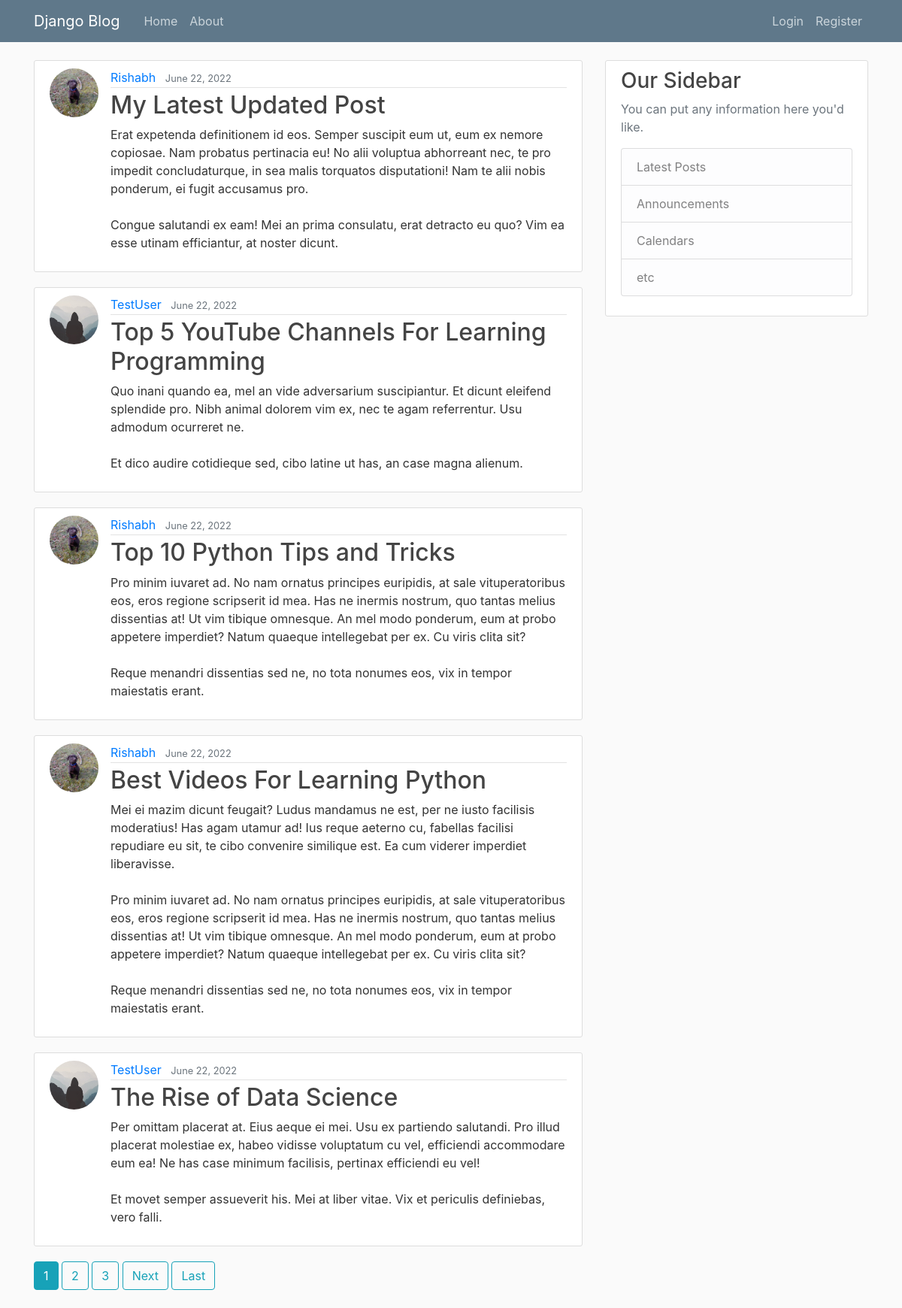
Before: / with the older database file.
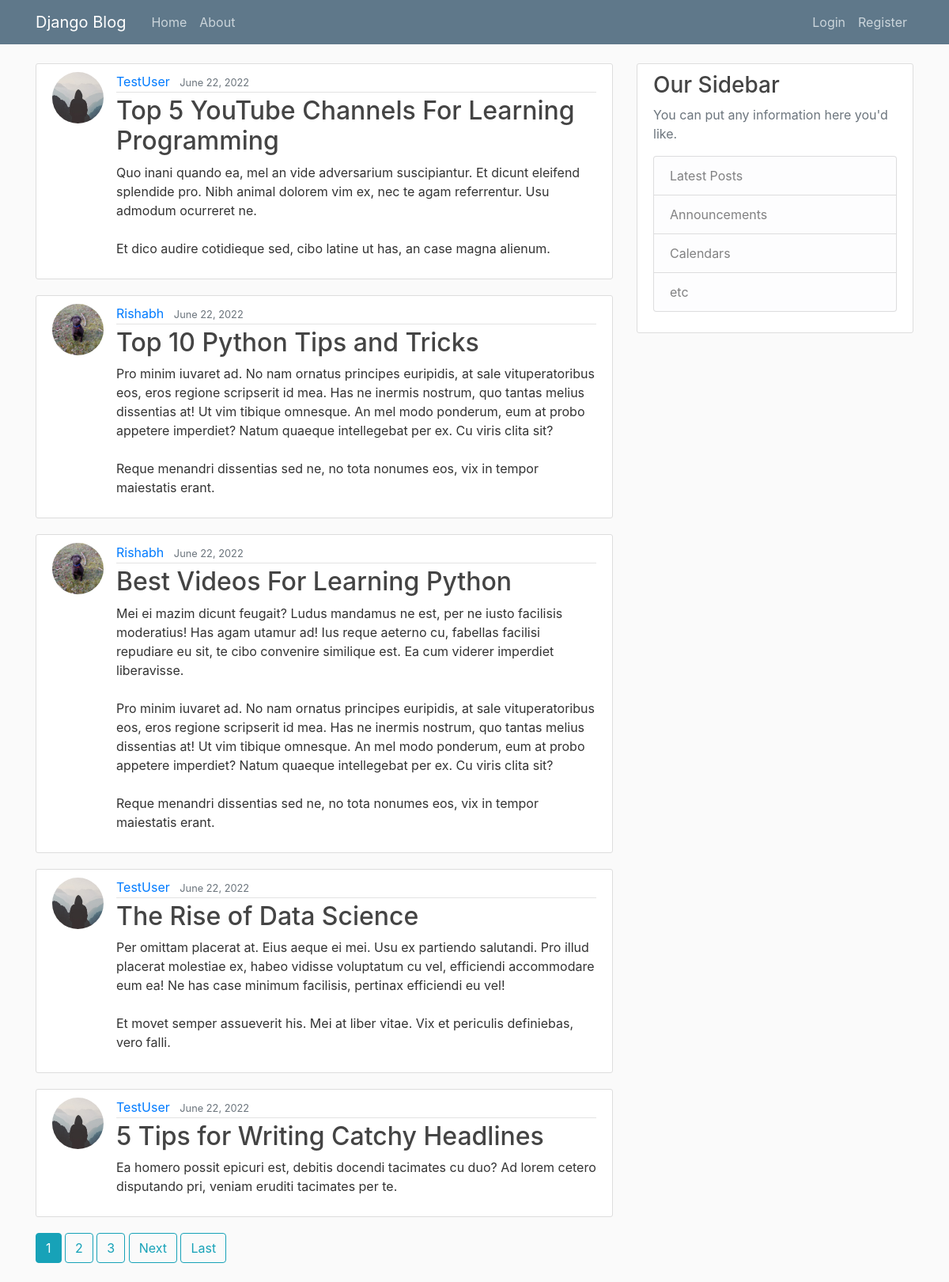
After: the same page with the newer database file.
### blog/models.py (models this page shows, shortened)
class Post(models.Model):
    title = models.CharField(max_length=100)
    content = models.TextField()
    date_posted = models.DateTimeField(default=timezone.now)
    author = models.ForeignKey(User, on_delete=models.CASCADE)

### users/models.py (models this page shows, shortened)
class Profile(models.Model):
    user = models.OneToOneField(User, on_delete=models.CASCADE)
    image = models.ImageField(default='default.jpg', upload_to='profile_pics')

### blog/views.py (the view)
# urls.py: path('', PostListView.as_view(), name='blog-home'),
class PostListView(ListView):
    model = Post
    template_name = 'blog/home.html'  # <app>/<model>_<viewtype>.html
    context_object_name = 'posts'
    ordering = ['-date_posted']
    paginate_by = 5

### blog/templates/blog/home.html (shortened to what this page needs)
{% extends "blog/base.html" %}
{% block content %}
    {% for post in posts %}
        <article class="media content-section">
          <img class="rounded-circle article-img" src="{{ post.author.profile.image.url }}">
          <div class="media-body">
            <div class="article-metadata">
              <a class="mr-2" href="{% url 'user-posts' post.author.username %}">{{ post.author }}</a>
              <small class="text-muted">{{ post.date_posted|date:"F d, Y" }}</small>
            </div>
            <h2><a class="article-title" href="{% url 'post-detail' post.id %}">{{ post.title }}</a></h2>
            <p class="article-content">{{ post.content }}</p>
          </div>
        </article>
    {% endfor %}
    {% if is_paginated %}
      {% for num in page_obj.paginator.page_range %}
        {% if page_obj.number == num %}
          <a class="btn btn-info mb-4" href="?page={{ num }}">{{ num }}</a>
        {% elif num > page_obj.number|add:'-3' and num < page_obj.number|add:'3' %}
          <a class="btn btn-outline-info mb-4" href="?page={{ num }}">{{ num }}</a>
        {% endif %}
      {% endfor %}
      {% if page_obj.has_next %}
        <a class="btn btn-outline-info mb-4" href="?page={{ page_obj.next_page_number }}">Next</a>
        <a class="btn btn-outline-info mb-4" href="?page={{ page_obj.paginator.num_pages }}">Last</a>
      {% endif %}
    {% endif %}
{% endblock content %}

### blog/templates/blog/base.html (shortened to what this page needs)
{% load static %}
<!DOCTYPE html>
<html>
<head>
    <link rel="stylesheet" href="https://maxcdn.bootstrapcdn.com/bootstrap/4.0.0/css/bootstrap.min.css">
    <link rel="stylesheet" type="text/css" href="{% static 'blog/main.css' %}">
</head>
<body>
    <header class="site-header">
      <nav class="navbar navbar-expand-md navbar-dark bg-steel fixed-top">
        <div class="container">
          <a class="navbar-brand mr-4" href="{% url 'blog-home' %}">Django Blog</a>
          <div class="collapse navbar-collapse" id="navbarToggle">
            <div class="navbar-nav mr-auto">
              <a class="nav-item nav-link" href="{% url 'blog-home' %}">Home</a>
              <a class="nav-item nav-link" href="{% url 'blog-about' %}">About</a>
            </div>
            <div class="navbar-nav">
              {% if user.is_authenticated %}
                <a class="nav-item nav-link" href="{% url 'post-create' %}">New Post</a>
                <a class="nav-item nav-link" href="{% url 'profile' %}">Profile</a>
                <a class="nav-item nav-link" href="{% url 'logout' %}">Logout</a>
              {% else %}
                <a class="nav-item nav-link" href="{% url 'login' %}">Login</a>
                <a class="nav-item nav-link" href="{% url 'register' %}">Register</a>
              {% endif %}
            </div>
          </div>
        </div>
      </nav>
    </header>
    <main role="main" class="container">
      <div class="row">
        <div class="col-md-8">
          {% block content %}{% endblock %}
        </div>
        <div class="col-md-4">
          <div class="content-section">
            <h3>Our Sidebar</h3>
            <p class='text-muted'>You can put any information here you'd like.
              <ul class="list-group">
                <li class="list-group-item list-group-item-light">Latest Posts</li>
                <li class="list-group-item list-group-item-light">Announcements</li>
                <li class="list-group-item list-group-item-light">Calendars</li>
                <li class="list-group-item list-group-item-light">etc</li>
              </ul>
            </p>
          </div>
        </div>
      </div>
    </main>
</body>
</html>

### blog/static/blog/main.css (style rules this page uses)
body { background: #fafafa; color: #333333; margin-top: 5rem; }
h1, h2, h3, h4, h5, h6 { color: #444444; }
ul { margin: 0; }
.bg-steel { background-color: #5f788a; }
.site-header .navbar-nav .nav-link { color: #cbd5db; }
.content-section { background: #ffffff; padding: 10px 20px; border: 1px solid #dddddd; border-radius: 3px; margin-bottom: 20px; }
.article-title { color: #444444; }
.article-content { white-space: pre-line; }
.article-img { height: 65px; width: 65px; margin-right: 16px; }
.article-metadata { padding-bottom: 1px; margin-bottom: 4px; border-bottom: 1px solid #e3e3e3 }

Changed rows visible on the page:
removed Post: author.profile.image (picture), author "Rishabh", date_posted "June 22, 2022", title "My Latest Updated Post", content "Erat expetenda definitionem id eos. Semper suscipit eum ut, eum ex nemore copiosae. Nam probatus pertinacia eu! No alii voluptua abhorreant nec, te pro impedit concludaturque, in sea malis torquatos disputationi! Nam te alii nobis ponderum, ei fugit accusamus pro. Congue salutandi ex eam! Mei an prima consulatu, erat detracto eu quo? Vim ea esse utinam efficiantur, at noster dicunt."
now on this page (row unchanged): Post: author.profile.image (placeholder picture), author "TestUser", date_posted "June 22, 2022", title "5 Tips for Writing Catchy Headlines", content "Ea homero possit epicuri est, debitis docendi tacimates cu duo? Ad lorem cetero disputando pri, veniam eruditi tacimates per te."
